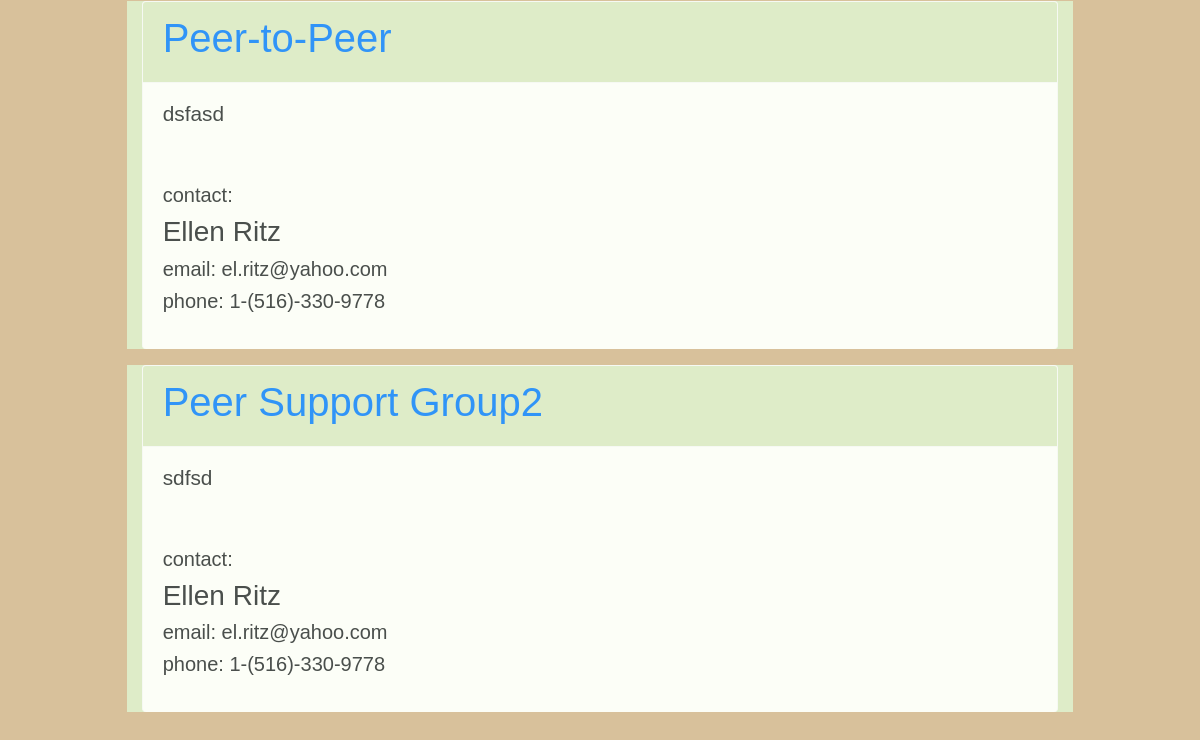
The app's page /classes/ (lower part), older data.
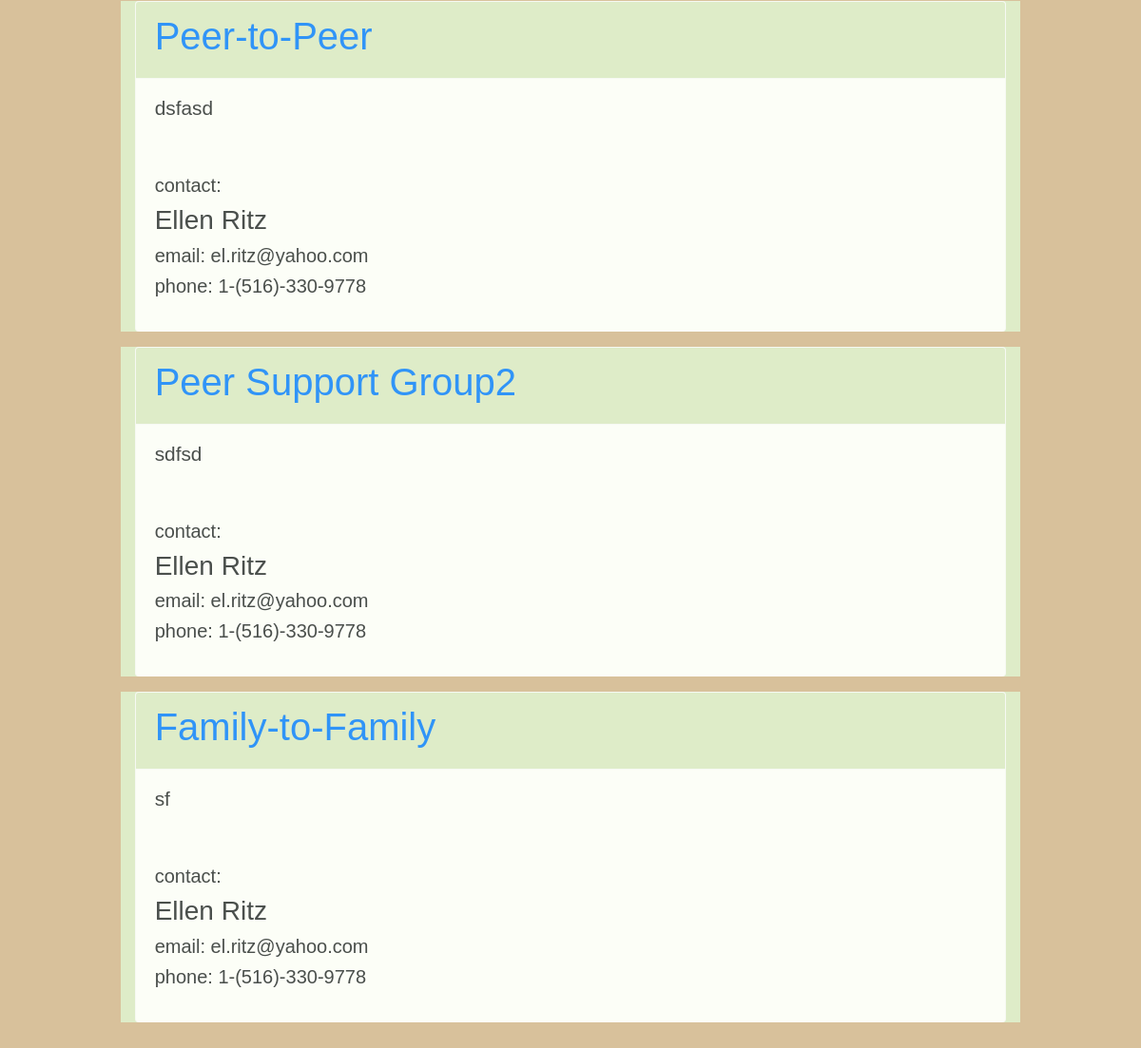
The same page, newer data.
### programs/models.py (models this page shows, shortened)
class Program(models.Model):
    name = models.CharField(
        max_length=100,
        choices=PROGRAM_CHOICES,
        default=DEF,
    )
    description = models.TextField(blank=True)
    instructions = models.TextField(blank=True)
    members = models.ForeignKey(Person, blank=True,  null=True, on_delete=models.CASCADE, related_name="members")
    def isSupportGroup(self):
        if ((self.name) == PSG) or ((self.name) == WFS) or ((self.name) == SBL) or ((self.name) == SPRT) or ((self.name) == PRT) or ((self.name) == TNS) or ((self.name) == FSP):
            return True
        else:
            return False

### programs/views.py (the view)
# urls.py: path('classes/', views.classList),
def classList(request):
    classes = [i for i in Program.objects.all()]
    classes = [i for i in classes if i.isSupportGroup() == False]
    title = "Classes"
    subtitle = "NAMI's education programs provide information and strategies for those suffering from mental illness and their families. Through a combination of presentations, discussions and interactive exercises, participants develop skills and habits that research has proven effective in maintaining good mental health and healthy relationships."
    context = {}
    context['programs'] = classes
    context['title'] = title
    context['subtitle'] = subtitle
    template = 'programList.html'
    return render(request, template, context)

### templates/programList.html (shortened to what this page needs)
{% extends 'base.html'%}
{% load static %}
{% block content %}
 <link rel="stylesheet" href="//code.jquery.com/ui/1.11.2/themes/smoothness/jquery-ui.css">
<body >
     <div class="jumbotron" style="opacity: 0.8;background-color:Tan;">
{% include 'greenList.html' %}
{% endblock %}

### templates/base.html (shortened to what this page needs)
{% load static %}
<!DOCTYPE html>
<html lang="en">
  <head>
        <link rel="stylesheet" href="https://stackpath.bootstrapcdn.com/bootstrap/4.5.0/css/bootstrap.min.css">
          <link rel="stylesheet" href="https://cdnjs.cloudflare.com/ajax/libs/font-awesome/4.7.0/css/font-awesome.min.css">
  </head>
  <body>
{% block content %}
{% endblock %}
</body>
</html>

### templates/navbar.html (shortened to what this page needs)
{% load static %}

### templates/greenList.html (shortened to what this page needs)
                  {% for program in programs %}
    <div style="background-color:#DAE9C5;" class="col-md-12 col-lg-10 mx-auto mb-3">
  <div class="accordion md-accordion" id="accordionEx" role="tablist" aria-multiselectable="true">
    <div class="card border-top border-bottom-0 border-left border-right border-light">
      <div class="card-header border-bottom border-light" role="tab" id="heading" style="background-color:#DAE9C5;">
        <a data-toggle="collapse" data-parent="#accordionEx" href="#collapse" aria-expanded="true" aria-controls="collapse">
          <h3 style="font-size:2.5em;" class="black-text">
            {{ program.name }}
          </h3>
        </a>
      </div>
        <div class="card-body">
        <h2 style="font-size:1.3em;font-family: Helvetica, sans-serif;"> {{ program.description }}</h2>
          <br/><br/>
         <h5>contact:</h5>
          <h3>Ellen Ritz</h3
          ><h5>email: el.ritz@yahoo.com</h5>
        <h5>phone: 1-(516)-330-9778 </h5>
        </div>
    </div>
  </div>
</div>
{% endfor %}

### templates/navbar.html (style rules this page uses)
body { background-color: rgb(241, 250, 217); }
body, html { height: 100%; margin: 0; font-family: Arial, Helvetica, sans-serif; }
* { box-sizing: border-box; }

Row changes from the older to the newer data that the page shows:
added Program: name "Family-to-Family", description "sf"
